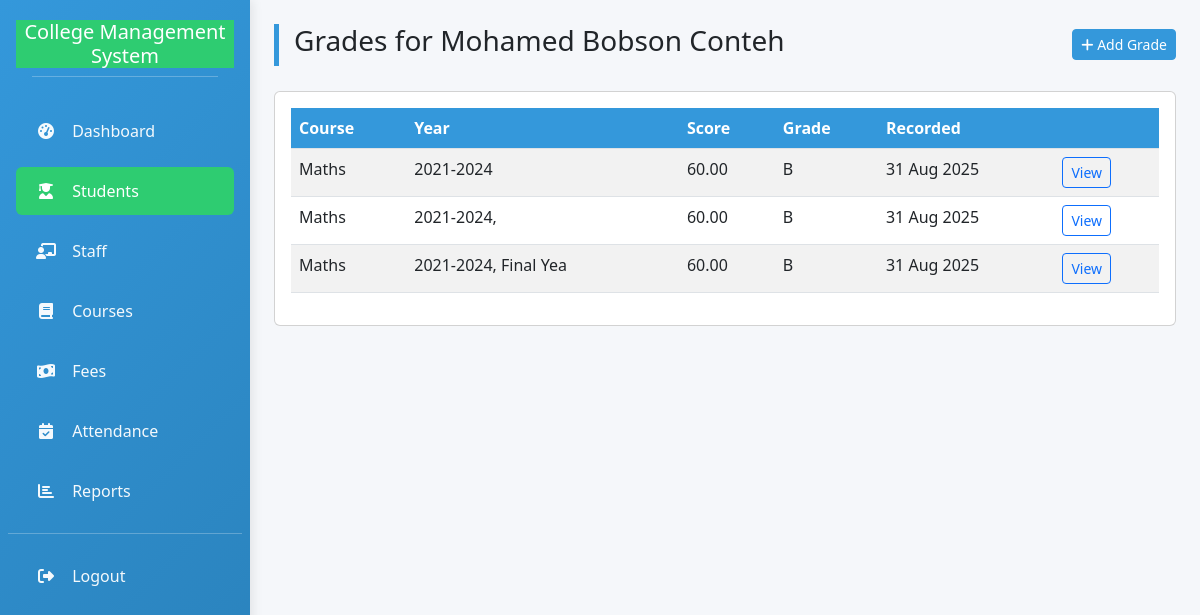
The app's page /students/10/grades/ (signed in) with its own data.
### college_db/models.py (models this page shows, shortened)
class Student(models.Model):
    college = models.ForeignKey(College, on_delete=models.CASCADE)
    admission_number = models.CharField(max_length=50, unique=True)
    first_name = models.CharField(max_length=120)
    last_name = models.CharField(max_length=120)
    gender = models.CharField(max_length=1, choices=GENDER_CHOICES)
    date_of_birth = models.DateField(null=True, blank=True)
    phone = models.CharField(max_length=50, blank=True)
    email = models.EmailField(blank=True)
    address = models.TextField(blank=True)
    status = models.CharField(max_length=20, choices=STATUS_CHOICES, default='active')
    department = models.CharField(max_length=200, blank=True, null=True)
    academic_year = models.CharField(max_length=50, blank=True, null=True)
    created_at = models.DateTimeField(auto_now_add=True)

class StudentGrade(models.Model):
    student = models.ForeignKey('Student', on_delete=models.CASCADE, related_name='grades')
    course = models.ForeignKey('Course', on_delete=models.SET_NULL, null=True, blank=True)
    academic_year = models.CharField(max_length=20, blank=True, null=True, help_text="e.g., 2024-2025, First Year, etc.")
    score = models.DecimalField(max_digits=5, decimal_places=2, help_text="Numeric score or percentage (0-100)")
    grade_label = models.CharField(max_length=10, blank=True)   # filled automatically
    remark = models.CharField(max_length=255, blank=True)
    recorded_by = models.ForeignKey(settings.AUTH_USER_MODEL, on_delete=models.SET_NULL, null=True, blank=True)
    recorded_at = models.DateTimeField(auto_now_add=True)
    class Meta:
        unique_together = ('student', 'course', 'academic_year')  # optional; ensures one grade per student/course/year

class Course(models.Model):
    department = models.CharField(max_length=200, blank=True, null=True)
    code = models.CharField(max_length=50, unique=True)
    name = models.CharField(max_length=255)
    description = models.TextField(blank=True)
    credit_units = models.PositiveSmallIntegerField(default=0)

### college_db/views.py (the view)
# urls.py: path('students/<int:student_id>/grades/', views.student_grades, name='student_grades'),
@login_required
def student_grades(request, student_id):
    student = get_object_or_404(Student, pk=student_id)
    grades = student.grades.select_related('course',).all().order_by('-recorded_at')
    return render(request, 'college_db/student_grades.html', {'student': student, 'grades': grades})

### college_db/templates/college_db/student_grades.html (shortened to what this page needs)
{% extends 'college_db/base.html' %}
{% block content %}
<div class="page-header d-flex justify-content-between align-items-center">
  <h3>Grades for {{ student.first_name }} {{ student.last_name }}</h3>
  <a class="btn btn-sm btn-primary" href="{% url 'add_grade_for_student' student.id %}"><i class="fas fa-plus"></i> Add Grade</a>
</div>
<div class="card p-3">
  <table class="table table-striped">
    <thead><tr><th>Course</th><th>Year</th><th>Score</th><th>Grade</th><th>Recorded</th><th></th></tr></thead>
    <tbody>
      {% for g in grades %}
        <tr>
          <td>{{ g.course.name }}</td>
          <td>{{ g.academic_year }}</td>
          <td>{{ g.score }}</td>
          <td>{{ g.grade_label }}</td>
          <td>{{ g.recorded_at|date:"j M Y" }}</td>
          <td>
            <a class="btn btn-sm btn-outline-primary" href="{% url 'view_grade' g.id %}">View</a>
          </td>
        </tr>
      {% empty %}
        <tr><td colspan="6" class="text-center text-muted">No grades found for this student.</td></tr>
      {% endfor %}
    </tbody>
  </table>
</div>
{% endblock %}

### college_db/templates/college_db/base.html (style rules this page uses)
:root { --primary: #3498db; --secondary: #2ecc71; --accent: #e74c3c; --light: #f8f9fa; --dark: #34495e; --warning: #f39c12; --info: #17a2b8; }
body { background-color: #f5f7fa; font-family: 'Segoe UI', Tahoma, Geneva, Verdana, sans-serif; }
.page-header { border-left: 5px solid var(--primary); padding-left: 15px; margin-bottom: 25px; }
.btn-primary { background-color: var(--primary); border-color: var(--primary); }
.table thead th { background-color: var(--primary); color:#fff; }

### records on screen
Student: first_name "Mohamed Bobson", last_name "Conteh"
StudentGrade: course.name "Maths", academic_year "2021-2024", score "60.00", grade_label "B", recorded_at "31 Aug 2025"
StudentGrade: course.name "Maths", academic_year "2021-2024,", score "60.00", grade_label "B", recorded_at "31 Aug 2025"
StudentGrade: course.name "Maths", academic_year "2021-2024, Final Yea", score "60.00", grade_label "B", recorded_at "31 Aug 2025"
